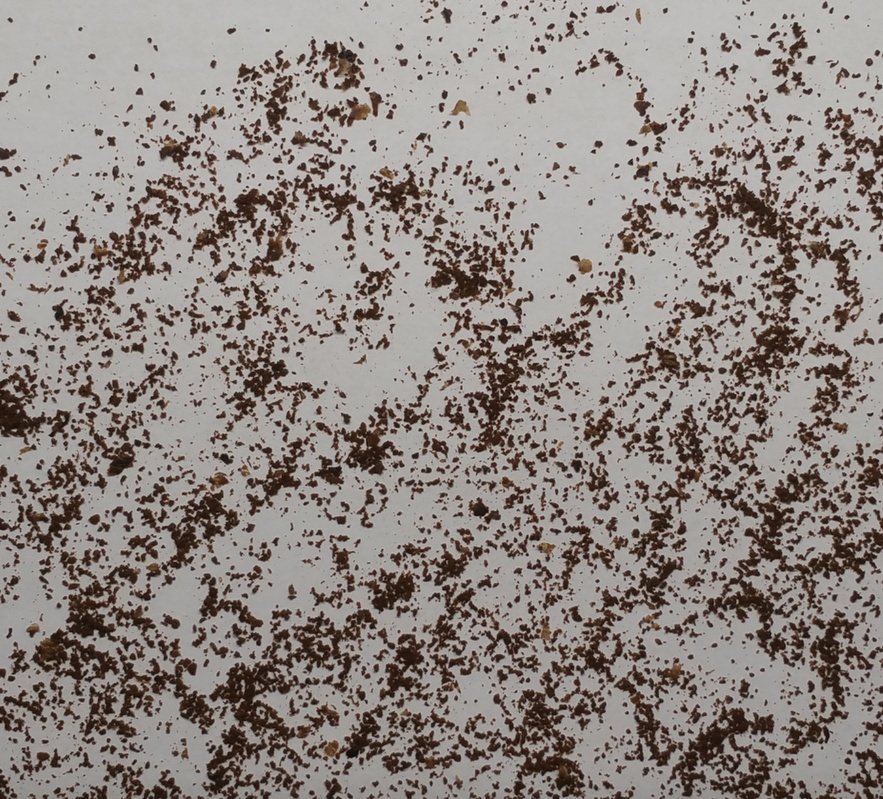
#> input picture dataset/Xnip2024-07-13_21-13-36.jpg, 883 x 799 px, shrunk from 1394 x 1262 before the run
$ python -i main.py   (imports and definitions only)
#> lines starting #> are read from the running program, lines starting #| are printed output that depends on the picture; after the words box and inside, x2 and y2 are one past the last pixel; in counts of white or black regions, pixels touching at a corner belong together
import os
import cv2
import numpy as np
import matplotlib.pyplot as plt

def remove_clumps(image_path):
#> called with image_path = 'dataset/Xnip2024-07-13_21-13-36.jpg'
    image = cv2.imread(image_path)
#> image is the input picture: shape (799, 883, 3); mean B, G, R 130.3, 135.2, 143.3
    gray = cv2.cvtColor(image, cv2.COLOR_BGR2GRAY)
    blurred = cv2.GaussianBlur(gray, (21, 21), 0)
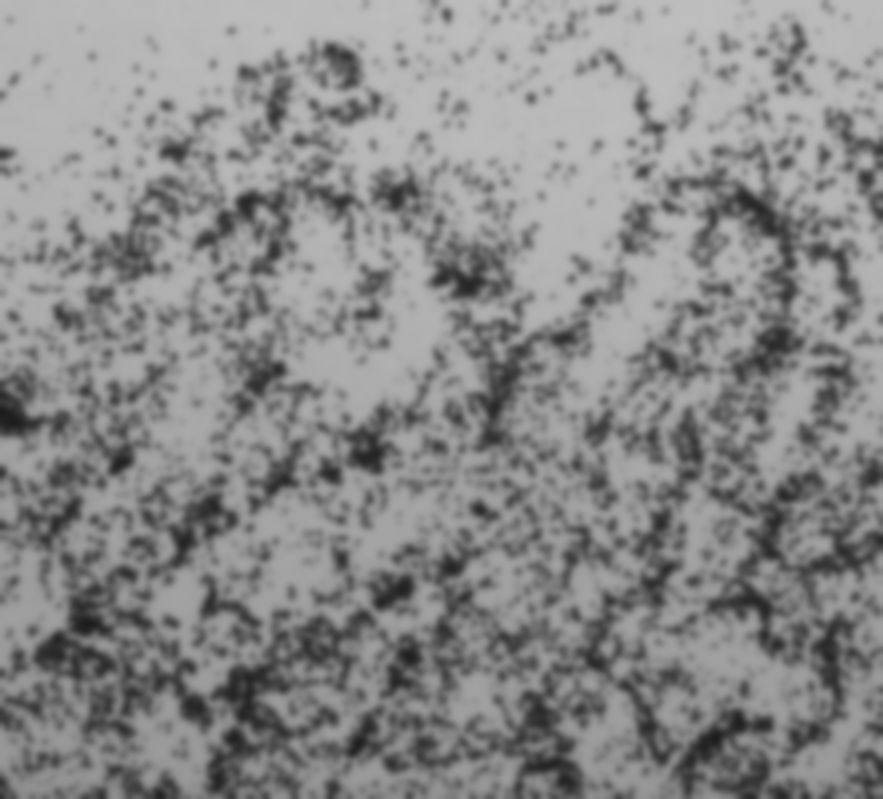
#> blurred: shape (799, 883); min 28, max 190, mean 137.1
    _, thresh = cv2.threshold(blurred, 0, 255, cv2.THRESH_BINARY + cv2.THRESH_OTSU)
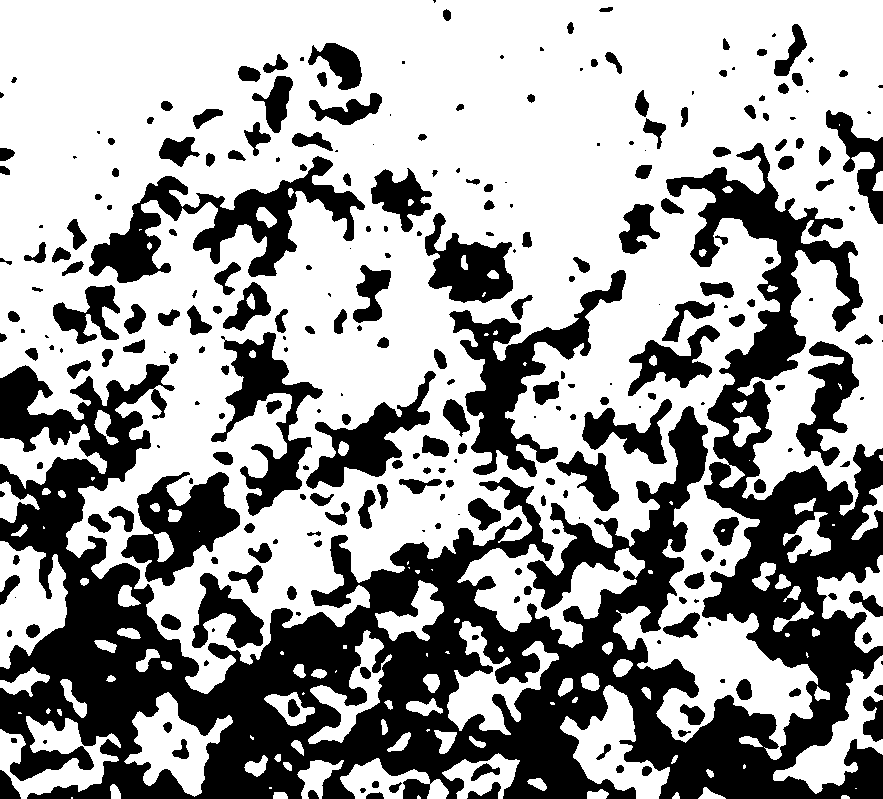
#> thresh: shape (799, 883); 62.3% white; 277 black regions (65 under 20 px), largest, box (x1, y1, x2, y2) and area: (0, 143, 883, 799) 170892, (89, 156, 365, 283) 10925, (449, 270, 626, 477) 9645
    kernel = np.ones((5, 5), np.uint8)
    morph = cv2.morphologyEx(thresh, cv2.MORPH_CLOSE, kernel)
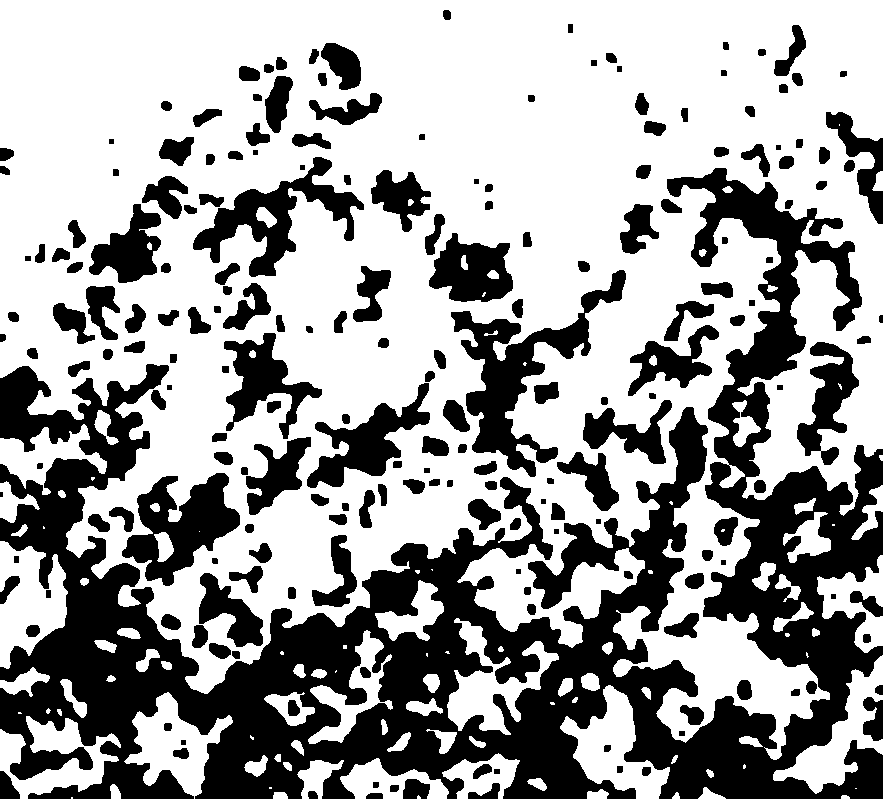
#> morph: shape (799, 883); 63.3% white; 205 black regions (1 under 20 px)
    contours, hierarchy = cv2.findContours(morph, cv2.RETR_TREE, cv2.CHAIN_APPROX_SIMPLE)
#> contours = 298 contours, 34 with area under 20; largest, box (x1, y1, x2, y2) and area: (0, 0, 883, 760) 472763, (450, 269, 627, 478) 9871, (121, 472, 241, 587) 7236, (192, 156, 365, 278) 6894, (0, 541, 68, 669) 5311

    min_area = 1000
    clump_regions = []
    for contour in contours:
        area = cv2.contourArea(contour)
        if area > min_area:
            clump_regions.append(contour)
#> this loop made 298 passes
#> area on passes 2, 4, 5: 20.5, 27, 76
#> after the loop, clump_regions = 37 contours; largest, box (x1, y1, x2, y2) and area: (0, 0, 883, 760) 472763, (450, 269, 627, 478) 9871, (121, 472, 241, 587) 7236, (192, 156, 365, 278) 6894, (0, 541, 68, 669) 5311

    mask = np.zeros_like(image, dtype=np.uint8)
    cv2.drawContours(mask, clump_regions, -1, (255, 255, 255), thickness=cv2.FILLED)
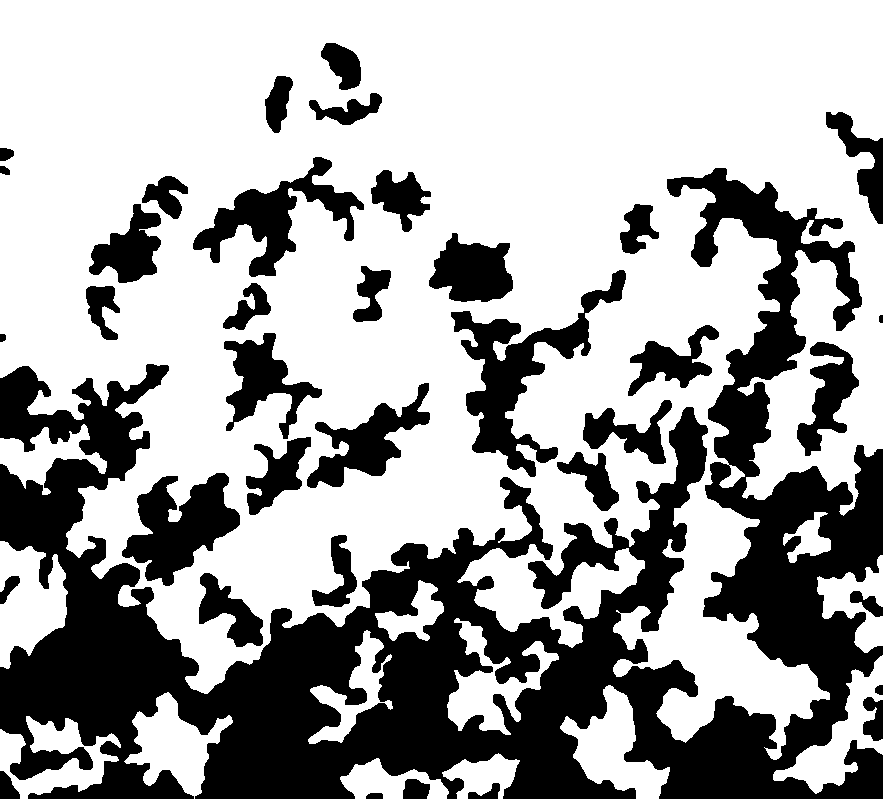
#> mask: shape (799, 883, 3); 65% white; 37 black regions, largest, box (x1, y1, x2, y2) and area: (0, 168, 883, 799) 177410, (451, 270, 626, 477) 9333, (122, 473, 240, 586) 6981

    result = cv2.bitwise_and(image, mask)
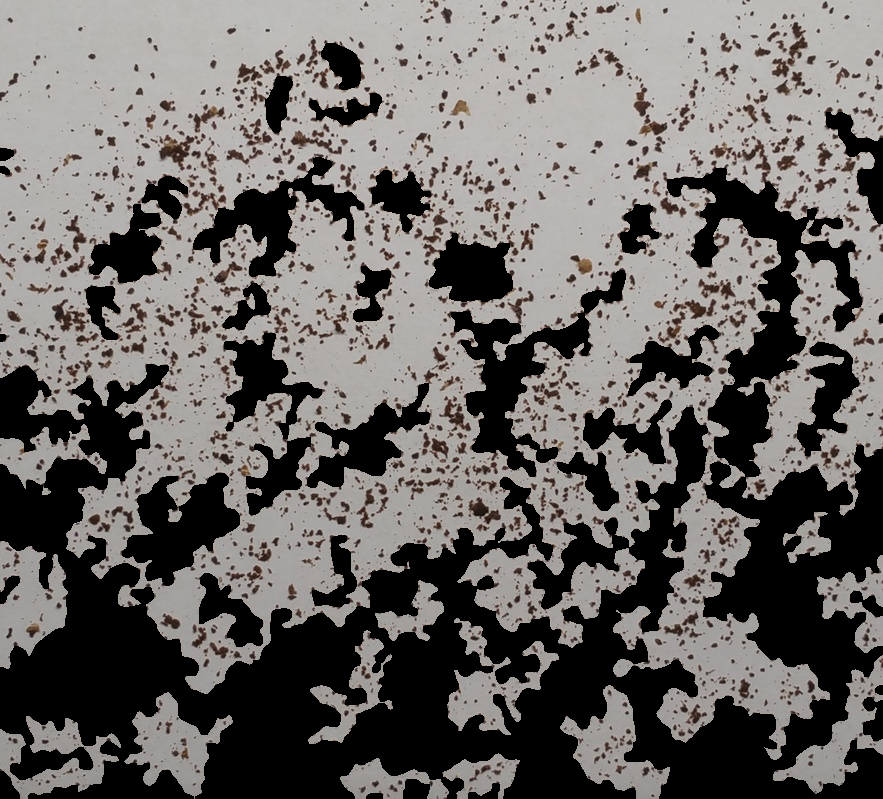
#> result: shape (799, 883, 3); mean B, G, R 101.1, 103.6, 106.8
    gray_result = cv2.cvtColor(result, cv2.COLOR_BGR2GRAY)
    mask = gray_result == 0
    image[mask] = [255, 255, 255]
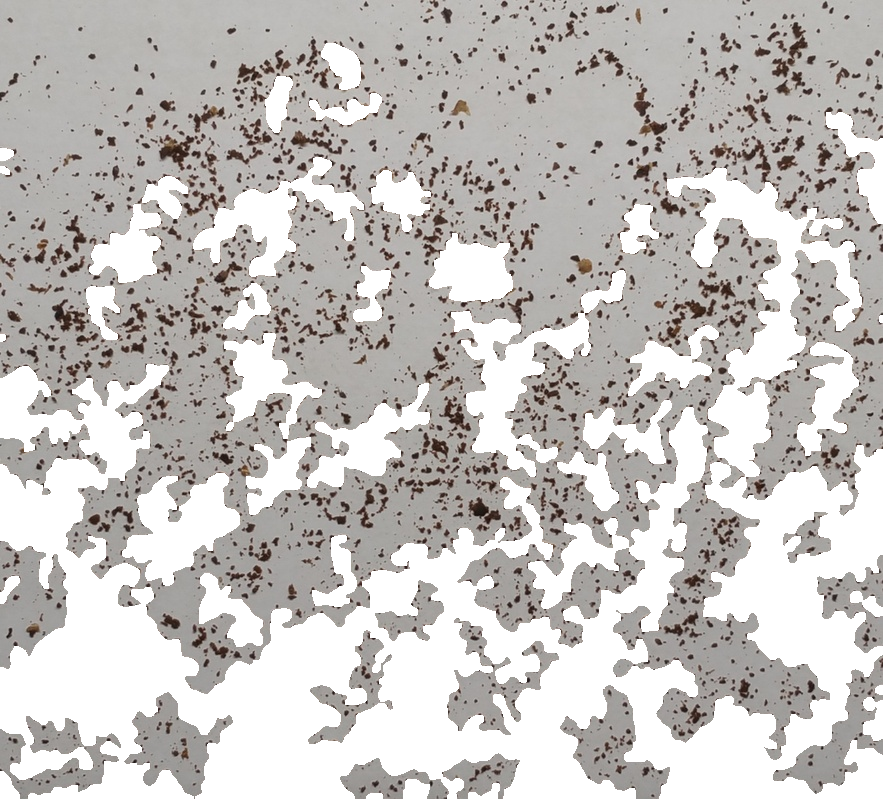
#> image: shape (799, 883, 3); mean B, G, R 190.4, 192.9, 196.2

    output_path = "./static/uploads/no_clumps.png"

    cv2.imwrite(output_path, image)

    return output_path

def black_and_white(image_path):
    image = cv2.imread(image_path)
    gray = cv2.cvtColor(image, cv2.COLOR_BGR2GRAY)
    _, binary_image = cv2.threshold(gray, 127, 255, cv2.THRESH_BINARY)

    output_path = image_path[:-4] + "_black_and_white.png"

    cv2.imwrite(output_path, binary_image)

    return output_path

def calculate_areas(pixels_to_unit):
    image = cv2.imread('static/uploads/no_clumps.png')

    gray = cv2.cvtColor(image, cv2.COLOR_BGR2GRAY)

    blurred = cv2.GaussianBlur(gray, (5, 5), 0)
    _, thresh = cv2.threshold(blurred, 0, 255, cv2.THRESH_BINARY_INV + cv2.THRESH_OTSU)

    num_labels, labels, stats, centroids = cv2.connectedComponentsWithStats(thresh, connectivity=8)

    areas = []
    for i in range(1, num_labels):
        area = stats[i, cv2.CC_STAT_AREA]
        areas.append(int(area) / int(pixels_to_unit))

    label_hue = np.uint8(179 * labels / np.max(labels))
    blank_ch = 255 * np.ones_like(label_hue)
    labeled_img = cv2.merge([label_hue, blank_ch, blank_ch])
    labeled_img = cv2.cvtColor(labeled_img, cv2.COLOR_HSV2BGR)
    labeled_img[label_hue == 0] = 0

    # cv2.imshow('Edges without Clumps', thresh)
    # cv2.waitKey(0)
    # cv2.destroyAllWindows()

    return areas

def find_scale(image):
    pixels_per_cm = 0
    return pixels_per_cm


# [6 lines of commented-out code are left out]

>>> result = remove_clumps('dataset/Xnip2024-07-13_21-13-36.jpg')

$ run again, on dataset/Xnip2024-07-13_21-13-52.jpg
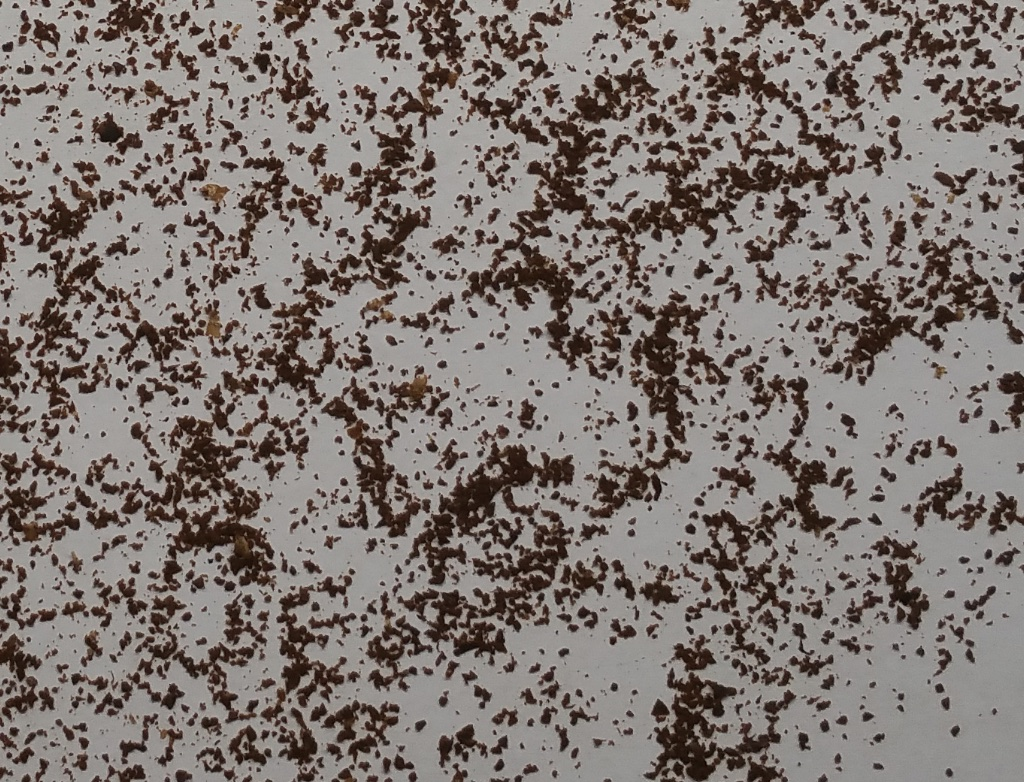
#> input picture dataset/Xnip2024-07-13_21-13-52.jpg, 1024 x 782 px
#> in remove_clumps, image is the input picture: shape (782, 1024, 3); mean B, G, R 113.6, 118.3, 127.1
#> in remove_clumps, `_, thresh = cv2.threshold(blurred, 0, 255, cv2.THRESH_BINARY + cv2.THR..`:
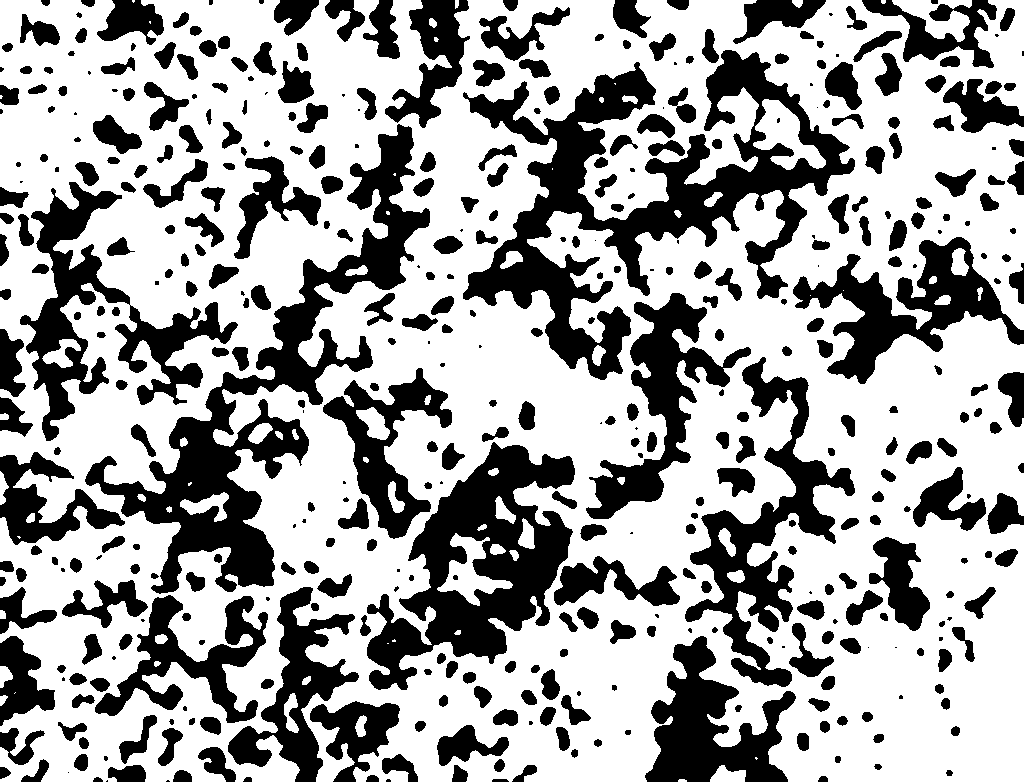
#> thresh: shape (782, 1024); 64.9% white; 438 black regions (73 under 20 px), largest, box (x1, y1, x2, y2) and area: (463, 50, 855, 380) 36722, (85, 124, 430, 594) 29785, (367, 442, 575, 690) 22476
#> morph: shape (782, 1024); 65.8% white; 372 black regions (1 under 20 px)
#> contours = 374 contours, 18 with area under 20; largest, box (x1, y1, x2, y2) and area: (0, 0, 1024, 782) 732320, (462, 49, 856, 381) 37702, (85, 124, 431, 594) 31698, (366, 443, 576, 691) 25629, (684, 361, 856, 688) 15112
#> the loop in remove_clumps, `for contour in contours:` made 374 passes
#> area on passes 2, 4, 5: 371, 43, 287
#> after the loop in remove_clumps, `for contour in contours:`: clump_regions = 25 contours; largest, box (x1, y1, x2, y2) and area: (0, 0, 1024, 782) 732320, (462, 49, 856, 381) 37702, (85, 124, 431, 594) 31698, (366, 443, 576, 691) 25629, (684, 361, 856, 688) 15112
#> in remove_clumps, `image[mask] = [255, 255, 255]`:
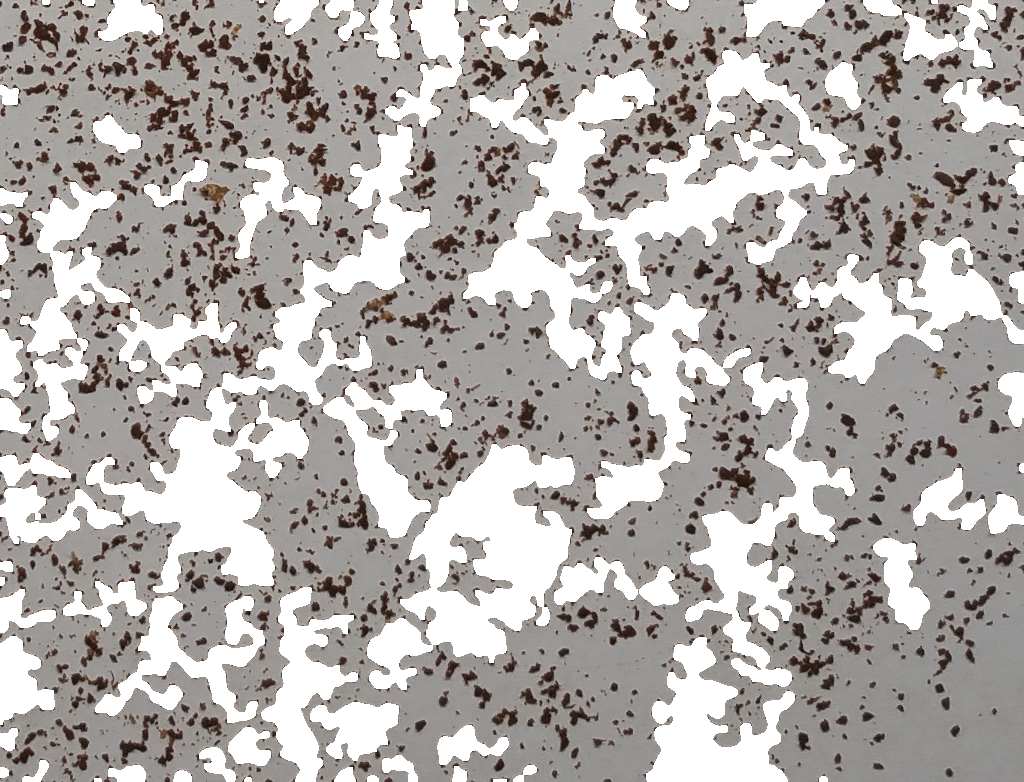
#> image: shape (782, 1024, 3); mean B, G, R 170, 172.7, 177.2
